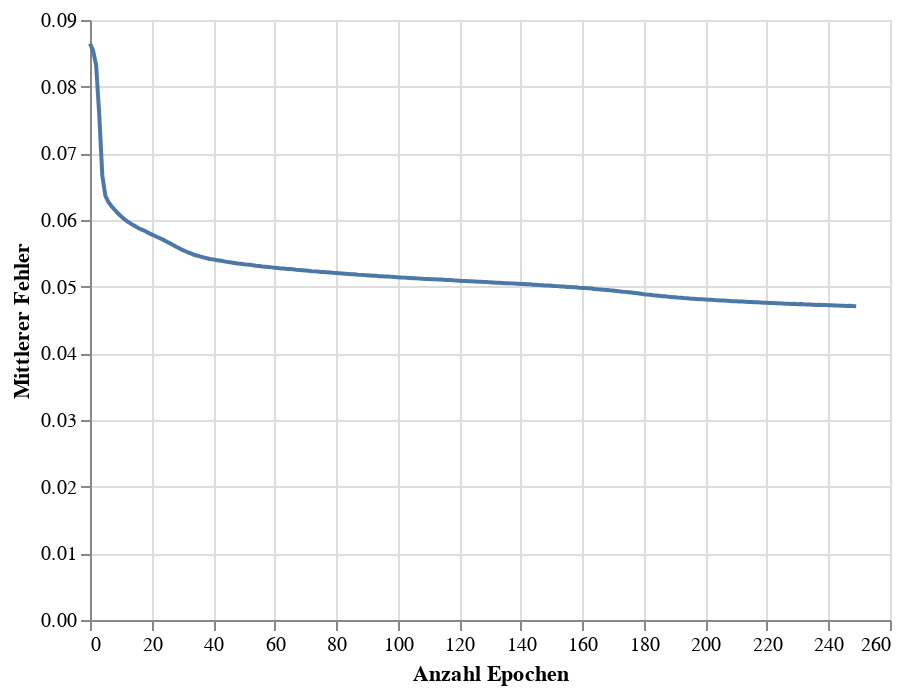

Notebook cell for this chart:
### Code cell
train_chart = alt.Chart(loss_df).mark_line().encode(
    x=alt.X('Epoch', title = 'Anzahl Epochen'),
    y=alt.Y('Loss', title = 'Mittlerer Fehler')
)
# glue('train-loss-team', train_chart,display=True)
train_chart

### Figure 1 — Vega-Lite specification as saved in the notebook (floating-point values rounded to 4 significant figures; data arrays with more than 128 entries replaced by an {"elided": "..."} marker saying what was removed)
{"config": {"view": {"continuousWidth": 400, "continuousHeight": 300}}, "data": {"name": "data-26bf7943475e79f8b3df8a6ac1a098e1"}, "mark": "line", "encoding": {"x": {"field": "Epoch", "title": "Anzahl Epochen", "type": "quantitative"}, "y": {"field": "Loss", "title": "Mittlerer Fehler", "type": "quantitative"}}, "$schema": "https://vega.github.io/schema/vega-lite/v4.17.0.json", "datasets": {"data-26bf7943475e79f8b3df8a6ac1a098e1": {"elided": "250 records"}}}
